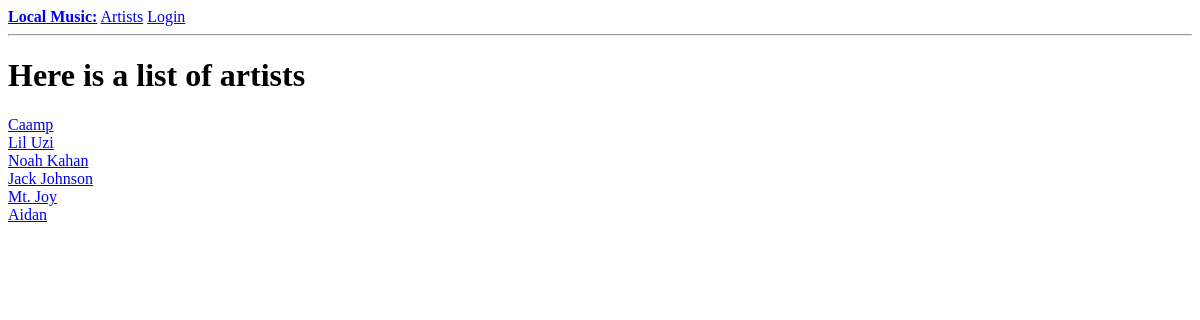
Page /artists on the earlier database version.
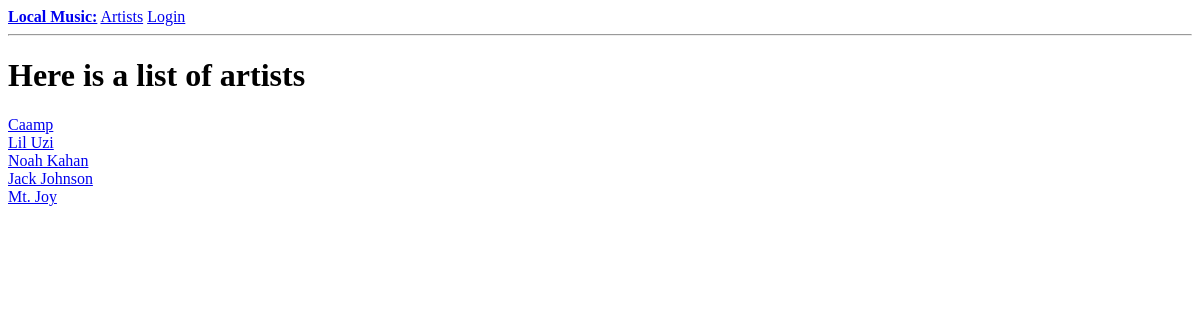
Same page on the later database version.
### app/models.py (models this page shows, shortened)
class Artist(db.Model):
    id = db.Column(db.Integer, primary_key=True)
    name = db.Column(db.String(64), index=True, unique=True, nullable=False)
    description = db.Column(db.String(300))
    hometown = db.Column(db.String(128))
    a2es = db.relationship('ArtistToEvent', backref='artist', lazy='dynamic')

### app/routes.py (the view)
@app.route('/artists')
def artists():
    artist_list = Artist.query.all()
    return render_template("artist_list.html", artist_list=artist_list)

### app/templates/artist_list.html
{% extends "base.html" %}
{% block content %}
    <h1>Here is a list of artists</h1>
    {% for artist in artist_list %}
    <div>
        <a href="{{ url_for('artist_name', name=artist.name) }}">{{ artist.name }}</a>
    </div>
    {% endfor %}
{% endblock %}

### app/templates/base.html (shortened to what this page needs)
<!doctype html>
<html>
    <head>
    </head>
    <body>
        <div>
            <strong><a href="{{ url_for('index') }}" }}>Local Music:</a></strong>
            <a href="{{ url_for("artists") }}" }}>Artists</a>
            {% if current_user.is_anonymous %}
                <a href="{{ url_for('login') }}">Login</a>
            {% else %}
                <a href="{{ url_for('user', username=current_user.username) }}">Profile</a>
                <a href="{{ url_for("new_artist") }}" }}>New Artists</a>
                <a href="{{ url_for('logout') }}">Logout</a>
            {% endif %}
        </div>
        <hr>
        {% block content %}{% endblock %}
    </body>
</html>

Differences in the rows shown:
removed Artist: name "Aidan"
